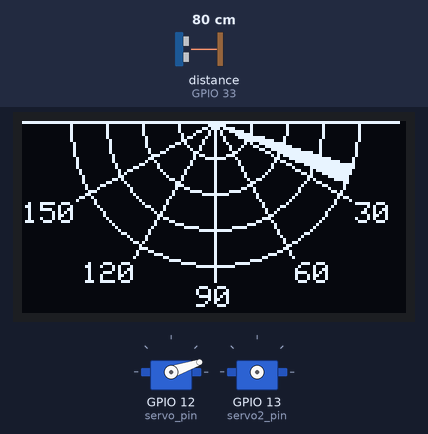
Simulated run of this sketch. Board: ESP32. Shown: 128×64 one-colour display, 2 × servo. Wiring (inferred from the names in the program): ultrasonic range finder: trigger GPIO 32; echo GPIO 33. Inputs (shaded band) come from the test bench; at power-on: distance to the obstacle (sensor on GPIO 33) 80 cm. The echo pulse lasts 58.3 µs per cm; the display library's start-up logo is not drawn; servo pulses on a pin are drawn as a servo (544–2400 µs = 0–180°); what the sketch prints to the serial monitor is not drawn.

Above: at 3.2 s.
3.3 s: distance to the obstacle (sensor on GPIO 33) set to 55 cm
At 4.78 s:
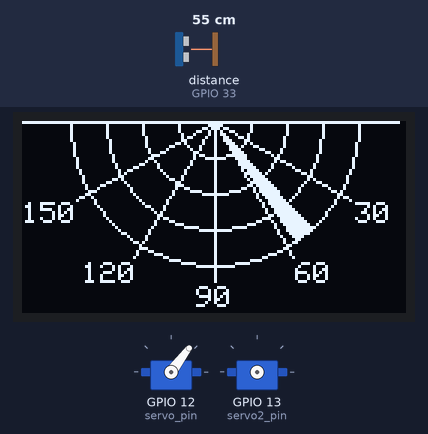
5.8 s: distance to the obstacle (sensor on GPIO 33) set to 45 cm
At 6.0 s:
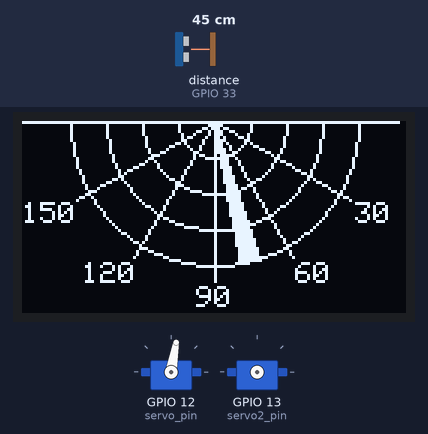
8.5 s: distance to the obstacle (sensor on GPIO 33) set to 4 cm
At 11.0 s:
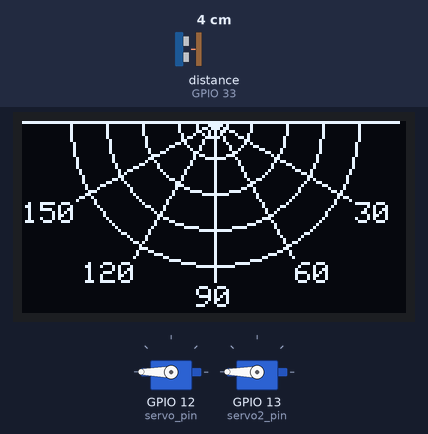
11.2 s: distance to the obstacle (sensor on GPIO 33) set to 9 cm
At 12.77 s:
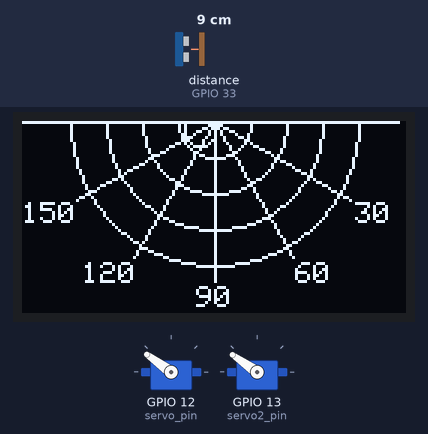
13.6 s: distance to the obstacle (sensor on GPIO 33) set to 35 cm
At 14.01 s:
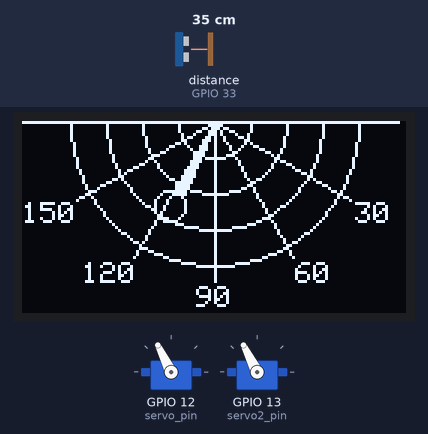
16.6 s: distance to the obstacle (sensor on GPIO 33) set to 60 cm
At 16.76 s:
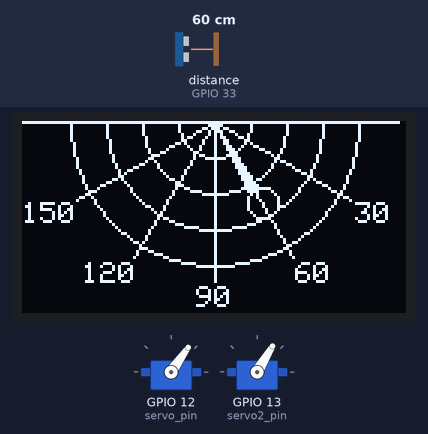
Timing chart, 0 to 24.5 s (numbered marks = the images above; inputs shaded):
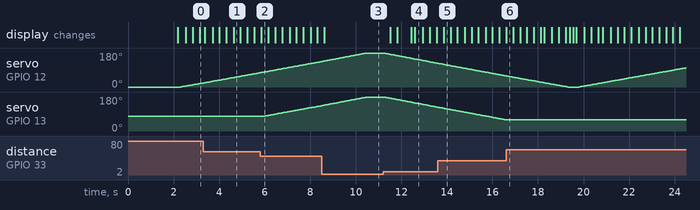

The sketch:

FreeRTOS_Servor_Oled_Utrasonicv2.ino
```cpp
#include <SPI.h>
#include <Wire.h>
#include <Adafruit_GFX.h>
#include <Adafruit_SH110X.h>
//#include <HardwareSerial.h>


#define servo_pin 12
#define servofreq 50
#define resolution 12
#define servochannel 0

#define trigPin 32
#define echoPin 33

#define servo2_pin 13
#define servo2freq 50
//#define resolution 12
#define servo2channel 1

#if CONFIG_FREERTOS_UNICORE
#define ARDUINO_RUNNING_CORE 0
#else
#define ARDUINO_RUNNING_CORE 1
#endif

#define i2c_Address 0x3c  //initialize with the I2C addr 0x3C Typically eBay OLED's
//#define i2c_Address 0x3d //initialize with the I2C addr 0x3D Typically Adafruit OLED's
#define SCREEN_WIDTH 128  // OLED display width, in pixels
#define SCREEN_HEIGHT 64  // OLED display height, in pixels
#define OLED_RESET 21     //   QT-PY / XIAO
Adafruit_SH1106G display = Adafruit_SH1106G(SCREEN_WIDTH, SCREEN_HEIGHT, &Wire, OLED_RESET);
//HardwareSerial Serial2(2);
QueueHandle_t myQueueHandle;
void TaskServo1(void *pvParameters);
void TaskServo2(void *pvParameters);
TaskHandle_t analog_read_task_handle;

void setup() {
  Serial.begin(115200);
  //Serial2.begin(115200, SERIAL_8N1, 16, 17);
  pinMode(trigPin, OUTPUT);
  pinMode(echoPin, INPUT);
  ledcSetup(servochannel, servofreq, resolution);
  ledcSetup(servo2channel, servo2freq, resolution);
  ledcAttachPin(servo_pin, servochannel);
  ledcAttachPin(servo2_pin, servo2channel);
  display.begin(i2c_Address, true);  // Address 0x3C default
  display.display();
  delay(2000);
  // Clear the buffer.
  display.clearDisplay();
  xTaskCreatePinnedToCore(
    TaskServo1, "Task Servo1", 10000, NULL, 2, NULL, 0);


  xTaskCreatePinnedToCore(
    TaskServo2, "Task Servo2", 1048, NULL, 1, NULL, 1);


  myQueueHandle = xQueueCreate(16, sizeof(uint16_t));
}

void loop() {
}

/*--------------------------------------------------*/
/*---------------------- Tasks ---------------------*/
/*--------------------------------------------------*/

void TaskServo1(void *pvParameters) {
  (void)pvParameters;
  int center_x = display.width() / 2;
  int center_y = 0;
  int Line_radius = 48;
  int Line_x;
  int Line_y;
  int label_radius = 55;
  int label_x;
  int label_y;
  int pixel_x1;
  int pixel_y1;
  int pixel_x2;
  int pixel_y2;
  int servo_min = 102;
  int servo_max = 509;

  int distance = 0;
  int distance_min = 3;
  int distance_max = 50;
  for (;;) {
    for (int i = 0; i <= 180; i++) {
      Serial.println("Vong lap 1");
      int angle = i;
      int servoPulse = map(angle, 0, 180, servo_min, servo_max);
      ledcWrite(servochannel, servoPulse);
      distance = getDistance();

      if (distance >= distance_max) {
        //radarscan
        pixel_x1 = Line_radius * cos(radians(i - 4)) + center_x;
        pixel_y1 = Line_radius * sin(radians(i - 4)) + center_y;

        pixel_x2 = Line_radius * cos(radians(i + 4)) + center_x;
        pixel_y2 = Line_radius * sin(radians(i + 4)) + center_y;

        display.fillTriangle(center_x, center_y, pixel_x1, pixel_y1, pixel_x2, pixel_y2, 1);
        //drawRadarTable
        display.drawLine(0, 0, 125, 0, 1);
        for (int i = 12; i <= Line_radius; i = i + 12) {
          display.drawCircle(center_x, center_y, i, 1);
        }

        for (int i = 30; i <= 150; i = i + 30) {
          Line_x = cos(radians(i)) * (Line_radius + 5) + center_x;
          Line_y = sin(radians(i)) * (Line_radius + 5) + center_y;
          display.drawLine(center_x, center_y, Line_x, Line_y, 1);

          label_x = cos(radians(i)) * label_radius + center_x;
          label_y = sin(radians(i)) * label_radius + center_y;

          switch (i) {
            case 90: label_x = label_x - 6; break;
            case 120: label_x = label_x - 16; break;
            case 150: label_x = label_x - 16; break;
          }

          display.setTextSize(1);
          display.setTextColor(1);
          display.setCursor(label_x, label_y);
          display.print(i);
        }
        display.display();
        display.clearDisplay();
      } else {
        //objectscan
        int circle_radius = 5;
        int object_radius = map(distance, distance_min, distance_max, 0, Line_radius);
        Line_x = object_radius * cos(radians(i)) + center_x;
        Line_y = object_radius * sin(radians(i)) + center_y;

        pixel_x1 = (object_radius - circle_radius) * cos(radians(i - 4)) + center_x;
        pixel_y1 = (object_radius - circle_radius) * sin(radians(i - 4)) + center_y;

        pixel_x2 = (object_radius - circle_radius) * cos(radians(i + 4)) + center_x;
        pixel_y2 = (object_radius - circle_radius) * sin(radians(i + 4)) + center_y;

        display.fillTriangle(center_x, center_y, pixel_x1, pixel_y1, pixel_x2, pixel_y2, 1);
        display.drawCircle(Line_x, Line_y, circle_radius, 1);
        display.drawLine(0, 0, 125, 0, 1);
        for (int i = 12; i <= Line_radius; i = i + 12) {
          display.drawCircle(center_x, center_y, i, 1);
        }

        for (int i = 30; i <= 150; i = i + 30) {
          Line_x = cos(radians(i)) * (Line_radius + 5) + center_x;
          Line_y = sin(radians(i)) * (Line_radius + 5) + center_y;
          display.drawLine(center_x, center_y, Line_x, Line_y, 1);

          label_x = cos(radians(i)) * label_radius + center_x;
          label_y = sin(radians(i)) * label_radius + center_y;

          switch (i) {
            case 90: label_x = label_x - 6; break;
            case 120: label_x = label_x - 16; break;
            case 150: label_x = label_x - 16; break;
          }

          display.setTextSize(1);
          display.setTextColor(1);
          display.setCursor(label_x, label_y);
          display.print(i);
        }
        display.display();
        display.clearDisplay();
        xQueueSend(myQueueHandle, &i, 0);
        //Serial2.println("1");
      }
      vTaskDelay(20);
    }

    for (int i = 180; i >= 0; i--) {
      Serial.println("Vong lap 2");
      int angle = i;
      int servoPulse = map(angle, 0, 180, servo_min, servo_max);
      ledcWrite(servochannel, servoPulse);

      distance = getDistance();
      if (distance >= distance_max) {
        pixel_x1 = Line_radius * cos(radians(i - 4)) + center_x;
        pixel_y1 = Line_radius * sin(radians(i - 4)) + center_y;

        pixel_x2 = Line_radius * cos(radians(i + 4)) + center_x;
        pixel_y2 = Line_radius * sin(radians(i + 4)) + center_y;

        display.fillTriangle(center_x, center_y, pixel_x1, pixel_y1, pixel_x2, pixel_y2, 1);
        display.drawLine(0, 0, 125, 0, 1);
        //display.display();
        for (int i = 12; i <= Line_radius; i = i + 12) {
          display.drawCircle(center_x, center_y, i, 1);
        }

        for (int i = 30; i <= 150; i = i + 30) {
          Line_x = cos(radians(i)) * (Line_radius + 5) + center_x;
          Line_y = sin(radians(i)) * (Line_radius + 5) + center_y;
          display.drawLine(center_x, center_y, Line_x, Line_y, 1);

          label_x = cos(radians(i)) * label_radius + center_x;
          label_y = sin(radians(i)) * label_radius + center_y;

          switch (i) {
            case 90: label_x = label_x - 6; break;
            case 120: label_x = label_x - 16; break;
            case 150: label_x = label_x - 16; break;
          }

          display.setTextSize(1);
          display.setTextColor(1);
          display.setCursor(label_x, label_y);
          display.print(i);
        }
        display.display();
        display.clearDisplay();
      } else {
        //objectscan
        int circle_radius = 5;
        int object_radius = map(distance, distance_min, distance_max, 0, Line_radius);
        Line_x = object_radius * cos(radians(i)) + center_x;
        Line_y = object_radius * sin(radians(i)) + center_y;

        pixel_x1 = (object_radius - circle_radius) * cos(radians(i - 4)) + center_x;
        pixel_y1 = (object_radius - circle_radius) * sin(radians(i - 4)) + center_y;

        pixel_x2 = (object_radius - circle_radius) * cos(radians(i + 4)) + center_x;
        pixel_y2 = (object_radius - circle_radius) * sin(radians(i + 4)) + center_y;

        display.fillTriangle(center_x, center_y, pixel_x1, pixel_y1, pixel_x2, pixel_y2, 1);
        display.drawCircle(Line_x, Line_y, circle_radius, 1);
        display.drawLine(0, 0, 125, 0, 1);
        for (int i = 12; i <= Line_radius; i = i + 12) {
          display.drawCircle(center_x, center_y, i, 1);
        }

        for (int i = 30; i <= 150; i = i + 30) {
          Line_x = cos(radians(i)) * (Line_radius + 5) + center_x;
          Line_y = sin(radians(i)) * (Line_radius + 5) + center_y;
          display.drawLine(center_x, center_y, Line_x, Line_y, 1);

          label_x = cos(radians(i)) * label_radius + center_x;
          label_y = sin(radians(i)) * label_radius + center_y;

          switch (i) {
            case 90: label_x = label_x - 6; break;
            case 120: label_x = label_x - 16; break;
            case 150: label_x = label_x - 16; break;
          }

          display.setTextSize(1);
          display.setTextColor(1);
          display.setCursor(label_x, label_y);
          display.print(i);
        }
        display.display();
        display.clearDisplay();
        xQueueSend(myQueueHandle, &i, 0);
        //Serial2.println("1");
      }
      vTaskDelay(20);
    }
  }
}

void TaskServo2(void *pvParameters) {
  (void)pvParameters;
  int servo2_min = 102;
  int servo2_max = 509;
  uint16_t value;

  for (;;) {
    if (xQueueReceive(myQueueHandle, &value, portMAX_DELAY)) {
      int angle = value;
      int servoPulse = map(angle, 0, 180, servo2_min, servo2_max);
      ledcWrite(servo2channel, servoPulse);
    }
    vTaskDelay(20 / portTICK_PERIOD_MS);
  }
}

int getDistance() {
  digitalWrite(trigPin, LOW);
  delayMicroseconds(10);
  digitalWrite(trigPin, HIGH);
  delayMicroseconds(10);
  digitalWrite(trigPin, LOW);

  int duration = pulseIn(echoPin, HIGH);
  int distanceCM = duration * 0.0343 / 2;
  return distanceCM;
}
```

Measured:
- the behaviour switches between 51 and 50 cm on distance to the obstacle (sensor on GPIO 33) (found by bisection; images 1 and 2)
- after the input at 5.8 s, servo on GPIO 13 (servo2_pin): moves from 77° to 133° over 2.5 s, starting after 0.12 s
- after the input at 11.2 s, the display: first changes after 0.32 s (image 4 shows a later state)
- after the input at 16.6 s, servo on GPIO 13 (servo2_pin): stops changing and stays 59°
